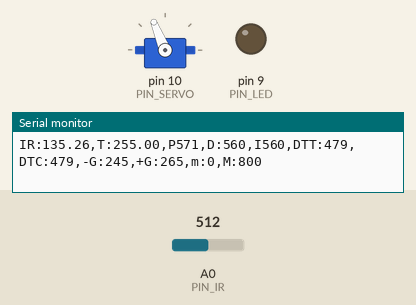
A sketch run on a simulated Arduino Uno, built with avr-gcc and run on an emulated ATmega328P. Shown: servo, output pins drawn as LEDs (lit = HIGH), the last lines printed to the serial monitor. The test bench sets the inputs (shaded band); at power-on: A0 (PIN_IR) = 512.

Above: at 1.2 s.
1.3 s: A0 (PIN_IR) set to 400
At 1.55 s:
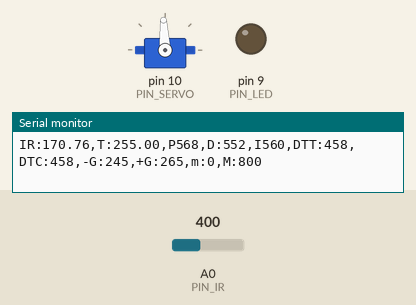
4.3 s: A0 (PIN_IR) set to 306
7.3 s: A0 (PIN_IR) set to 0
At 8.5 s:
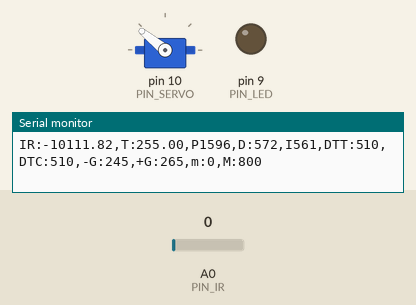
9.7 s: A0 (PIN_IR) set to 511
At 10.57 s:
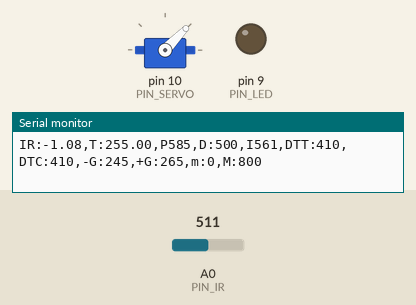
Timing chart, 0 to 13.0 s (numbered marks = the images above; inputs shaded):
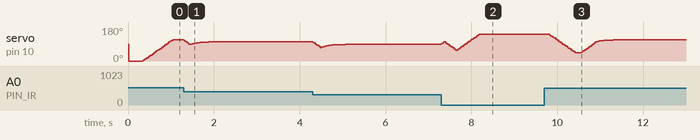

The sketch:

PID.ino
```cpp
// PID 제어

#include <math.h>
#include <Servo.h>

/////////////////////////////
// Configurable parameters //
/////////////////////////////

// Arduino pin assignment
#define PIN_LED 9
#define PIN_SERVO 10
#define PIN_IR A0

// Framework setting
#define _DIST_TARGET 255 // [2952] 탁구공의 목표 위치를 25.5cm로 설정
#define _DIST_MIN 100 // [2972] 거리 센서가 인식 가능하게 설정한 최소 거리
#define _DIST_MAX 410 // [2972] 거리 센서가 인식 가능하게 설정한 최대 거리

// Distance sensor
#define _DIST_ALPHA 0.1

// Servo range
#define _DUTY_MIN 1000 // [2952] 서보의 최소 각도값
#define _DUTY_NEU 1450 // [2952] 서보의 중간 각도값
#define _DUTY_MAX 2000 // [1691] 서보의 최대 각도

// Servo speed control
#define _SERVO_ANGLE 60  //[2967] 서보 각도 설정
#define _SERVO_SPEED 300  //[2959] 서보의 속도 설정

// Event periods
#define _INTERVAL_DIST 20  //[2959] 센서의 거리측정 인터벌값
#define _INTERVAL_SERVO 20 //[2967] 서보 INTERVAL값 설정
#define _INTERVAL_SERIAL 100  //[2959] 시리얼 모니터/플로터의 인터벌값 설정

// PID parameters
#define _KP 2  //  비례이득
#define _KD 80 // 미분이득
# define _KI 0.001   // 적분이득

// 실제 거리가 100mm, 400mm일 때 센서가 읽는 값(각 a, b)
#define a 68.19
#define b 291.47

#define _ITERM_MAX 20

//////////////////////
// global variables //
//////////////////////

// Servo instance
Servo myservo;

// Distance sensor
float dist_target; // location to send the ball
float dist_raw, dist_ema;    // [2961] dist_raw : 적외선센서로 얻은 거리를 저장하는 변수
                             // [2961] dist_ema : 거리를 ema필터링을 한 값을 저장하는 변수
float alpha;    // [2959] ema의 알파값을 저장할 변수

// Event periods
unsigned long last_sampling_time_dist, last_sampling_time_servo, last_sampling_time_serial; // [2957] last_sampling_time_dist : 거리센서 측정 주기
                                                                                            // [2957] last_sampling_time_servo : 서보 위치 갱신 주기
                                                                                            // [2957] last_sampling_time_serial : 제어 상태 시리얼 출력 주기
bool event_dist, event_servo, event_serial; // [2957] 각각의 주기에 도달했는지를 불리언 값으로 저장하는 변수

// Servo speed control
int duty_chg_per_interval; // [2952] 한 주기당 변화할 서보 활동량을 정의
int duty_target, duty_curr; // [2961] 목표위치, 서보에 입력할 위치

// PID variables
float error_curr, error_prev, up_control, down_control, pterm, dterm, iterm;


void setup() {
// initialize GPIO pins for LED and attach servo
pinMode(PIN_LED, OUTPUT);
myservo.attach(PIN_SERVO);

// initialize global variables
alpha = _DIST_ALPHA;   // [2959] ema의 알파값 초기화
dist_ema = 0;          // [2959] dist_ema 초기화
dist_target = _DIST_TARGET; // dist_target 초기화


// move servo to neutral position
myservo.writeMicroseconds(_DUTY_NEU);// [2952] 서보 모터를 중간 위치에 지정
//delay(1000);

// initialize serial port
Serial.begin(115200);

// convert angle speed into duty change per interval.
duty_chg_per_interval = (_DUTY_MAX - _DUTY_MIN) * (_SERVO_SPEED / 180.0) * (_INTERVAL_SERVO / 1000.0);  // [2959] 한 주기마다 이동할 양
                                                                                                        // [2974] INTERVAL -> _INTERVAL_SERVO 로 수정

// [2974] 이벤트 변수 초기화
last_sampling_time_dist = 0; // [2974] 마지막 거리 측정 시간 초기화
last_sampling_time_servo = 0; // [2974] 마지막 서보 업데이트 시간 초기화
last_sampling_time_serial = 0; // [2974] 마지막 출력 시간 초기화
event_dist = event_servo = event_serial = false; // [2974] 각 이벤트 변수 false로 초기화
}


void loop() {
/////////////////////
// Event generator //
/////////////////////
  unsigned long time_curr = millis();  // [2964] event 발생 조건 설정
  if(time_curr >= last_sampling_time_dist + _INTERVAL_DIST) {
    last_sampling_time_dist += _INTERVAL_DIST;
    event_dist = true; // [2957] 거리 측정 주기에 도달했다는 이벤트 발생
  }
  if(time_curr >= last_sampling_time_servo + _INTERVAL_SERVO) {
    last_sampling_time_servo += _INTERVAL_SERVO;
    event_servo = true; // [2957] 서보모터 제어 주기에 도달했다는 이벤트 발생
  }
  if(time_curr >= last_sampling_time_serial + _INTERVAL_SERIAL) {
    last_sampling_time_serial += _INTERVAL_SERIAL;
    event_serial = true; // [2957] 출력주기에 도달했다는 이벤트 발생
  }

////////////////////
// Event handlers //
////////////////////

  // 거리측정주기에 도달
  if(event_dist) {
     event_dist = false;
      dist_raw = ir_distance_filtered();   // [2959] dist_raw에 필터링된 측정값 저장
      if (dist_ema == 0){            // [2959] 맨 처음
        dist_ema = dist_raw;               // [2959] 맨 처음 ema값 = 필터링된 측정값
      }                                    // [2963] dist_ema를 dist_raw로 초기화
      else{
        dist_ema = alpha * dist_raw + (1-alpha) * dist_ema;   // [2959] ema 구현
      }

  // PID control logic
   error_curr = dist_target - dist_ema;
   pterm = _KP * error_curr;
   dterm = _KD * (error_curr - error_prev);
   iterm += _KI * error_curr;
   down_control = pterm + dterm + iterm;     // 기울기가 +, -인지에 따라 _KP에 펄스폭 차이반영
   up_control = (1.2 * pterm) + dterm + iterm;

  // duty_target = f(duty_neutral, control)
    if (pterm > 0) {
      duty_target =  _DUTY_NEU + down_control;
    }
    else {
      duty_target = _DUTY_NEU + up_control;
    }

    if (iterm > _ITERM_MAX) iterm = _ITERM_MAX;
    if (iterm < - _ITERM_MAX) iterm = - _ITERM_MAX;

  // keep duty_target value within the range of [_DUTY_MIN, _DUTY_MAX]
    if (duty_target > _DUTY_MAX) {
      duty_target = _DUTY_MAX;
    }
    else if (duty_target < _DUTY_MIN) {
      duty_target = _DUTY_MIN;
    }

  // update error_prev
  error_prev = error_curr;

 }

  // 서보측정주기에 도달
  if(event_servo) {
    event_servo = false; // [2974] 서보 이벤트 실행 후, 다음 주기를 기다리기 위해 이벤트 종료
    // adjust duty_curr toward duty_target by duty_chg_per_interval
    if(duty_target > duty_curr) {  // [2964] 현재 서보 각도 읽기
      duty_curr += duty_chg_per_interval; // [2961] duty_curr은 주기마다 duty_chg_per_interval만큼 증가
      if(duty_curr > duty_target) {duty_curr = duty_target;} // [2956] duty_target 지나쳤을 경우, duty_target에 도달한 것으로 duty_curr값 재설정
    }
    else {
      duty_curr -= duty_chg_per_interval;  // [2961] duty_curr은 주기마다 duty_chg_per_interval만큼 감소
      if (duty_curr < duty_target) {duty_curr = duty_target;} // [2956] duty_target 지나쳤을 경우, duty_target에 도달한 것으로 duty_curr값 재설정
    }
    // update servo position
    myservo.writeMicroseconds(duty_curr);  // [2964] 서보 움직임 조절

  }

  // 출력주기에 도달
  if(event_serial) {
    event_serial = false; // [2974] 출력 이벤트 실행 후, 다음 주기까지 이벤트 종료
    Serial.print("IR:");
    Serial.print(dist_ema);// [2957] 적외선 센서로부터 받은 값 출력
    Serial.print(",T:");
    Serial.print(dist_target);
    Serial.print(",P");
    Serial.print(map(pterm,-1000,1000,510,610));  // 비례제어량 출력
    Serial.print(",D:");
    Serial.print(map(dterm,-1000,1000,510,610)); // [2961] 미분제어량 출력
    Serial.print(",I");
    Serial.print(map(iterm,-1000,1000,510,610));
    Serial.print(",DTT:");
    Serial.print(map(duty_target,1000,2000,410,510)); // [2957] 목표 거리 출력
    Serial.print(",DTC:");
    Serial.print(map(duty_curr,1000,2000,410,510)); // [2957] 서보모터에 입력한 값 출력
    Serial.println(",-G:245,+G:265,m:0,M:800");
  }
}
float ir_distance(void){ // return value unit: mm
                         // [2959] 센서가 측정한 거리를 리턴해주는 함수
  float val;
  float volt = float(analogRead(PIN_IR));
  val = ((6762.0/(volt-9.0))-4.0) * 10.0;
  return val;
}

float ir_distance_filtered(void){ // return value unit: mm
                           // [2959] 센서가 측정한 거리를 필터링한 값을 리턴
  float val = ir_distance();     // [2952] ir_distance()에서 리턴된 값을 val에 대입후 필터링 수행
  return 100 + 300.0 / (b - a) * (val - a);
}
```
